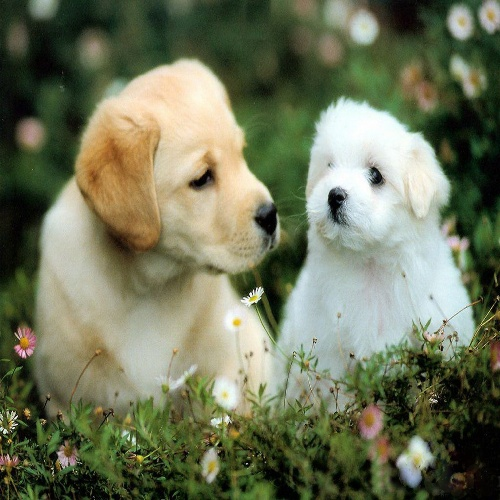
#> input picture opencv/resources/dog.jpg, 500 x 500 px
$ python placing_img_on_img.py
#> lines starting #> are read from the running program, lines starting #| are printed output that depends on the picture
import cv2 as cv

img1 = cv.imread('resources/dog.jpg')
#> img1 is the input picture: shape (500, 500, 3); mean B, G, R 90.5, 116.9, 111.1
img2 = cv.imread('resources/dog_head.jpg')
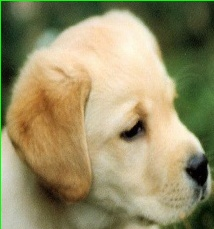
#> input picture opencv/resources/dog_head.jpg, 214 x 229 px
#> img2 is the input picture: shape (229, 214, 3); mean B, G, R 104.4, 143, 150.6
img2 = cv.resize(img2,(100,100))
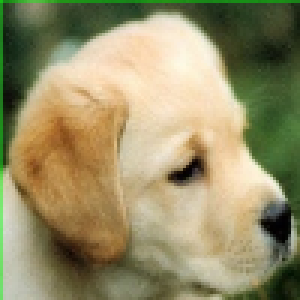
#> img2: shape (100, 100, 3) (shown 3 times larger); mean B, G, R 104.2, 142.8, 150.5
cv.namedWindow('image')
def image_placer(event,x,y,flags,param):
    if event == cv.EVENT_LBUTTONDOWN:
        img1[y:y+img2.shape[0],x:x+img2.shape[1]] = img2
        cv.imshow('image',img1)

cv.imshow('image',img1)
cv.setMouseCallback('image',image_placer)
cv.waitKey(0)
cv.destroyAllWindows()
